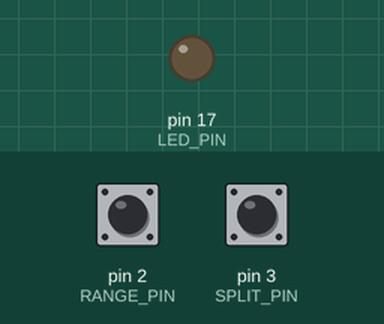
This sketch was run on a simulated Arduino Leonardo, built with avr-gcc and run on an emulated ATmega32U4. On the bench: output pins drawn as LEDs (lit = HIGH). The inputs (shaded band) are chosen by the test bench; at power-on: pin 2 (RANGE_PIN) HIGH, pin 3 (SPLIT_PIN) HIGH. USB keyboard and mouse output is not drawn.

Above: at 1.2 s.
1.3 s: pin 2 (RANGE_PIN) pulled LOW for 0.15 s
At 1.47 s:
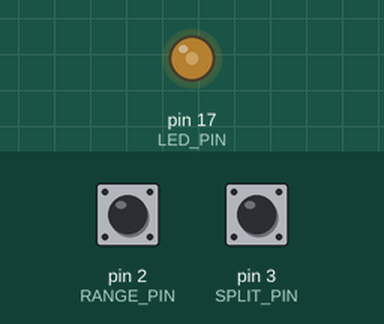
3.0 s: pin 3 (SPLIT_PIN) pulled LOW for 0.15 s
At 4.3 s:
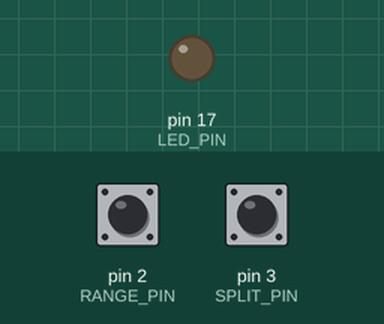
4.6 s: pin 3 (SPLIT_PIN) pulled LOW for 3.2 s
At 5.8 s:
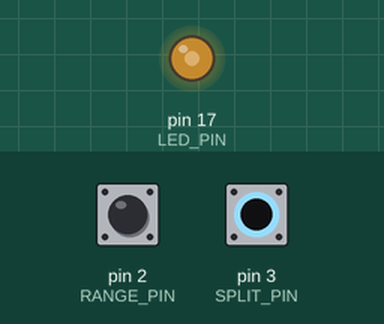
9.3 s: pin 2 (RANGE_PIN) pulled LOW for 3.2 s
At 13.0 s:
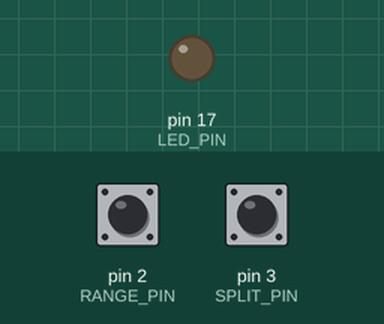
Timing chart, 0 to 14.5 s (numbered marks = the images above; inputs shaded):
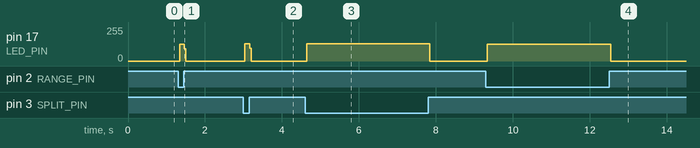

The sketch:

gear_knob_range_and_splitter.ino
```cpp
#include <Joystick.h>

#define LED_PIN 17

int RANGE_PIN = 2;
int SPLIT_PIN = 3;

int RANGE_BTN_IDX = 0;
int SPLIT_BTN_IDX = 1;

Joystick_ Joystick(JOYSTICK_DEFAULT_REPORT_ID,
  JOYSTICK_TYPE_GAMEPAD, 2, 0,
  false, false, false, false, false, false,
  false, false, false, false, false);

void buttonPressRelease(int button_id, int state) {
  if (state == HIGH) {
    Joystick.releaseButton(button_id);
    digitalWrite(LED_PIN, LOW);
  }
  else {
    Joystick.pressButton(button_id);
    digitalWrite(LED_PIN, HIGH);
  }
}

void readAndPress() {
  // Range
  pinMode(RANGE_PIN, INPUT_PULLUP);
  int rangeState = digitalRead(RANGE_PIN);
  buttonPressRelease(RANGE_BTN_IDX, rangeState);

  // Split
  pinMode(SPLIT_PIN, INPUT_PULLUP);
  int splitState = digitalRead(SPLIT_PIN);
  buttonPressRelease(SPLIT_BTN_IDX, splitState);
}

void setup() {
  Joystick.begin();
  pinMode(LED_PIN, OUTPUT);

  readAndPress();
}

void loop() {
  readAndPress();
}
```

Measured:
- after the input at 1.3 s, pin 17 (LED_PIN): 0/255 → 126/255 at once, → 0/255 0.12 s later
- after the input at 3.0 s, pin 17 (LED_PIN): 0/255 → 129/255 at once, → 0/255 0.12 s later
- after the input at 4.6 s, pin 17 (LED_PIN): 0/255 → 129/255 at once, → 0/255 3.2 s later
- after the input at 9.3 s, pin 17 (LED_PIN): 0/255 → 126/255 at once, → 0/255 3.2 s later
